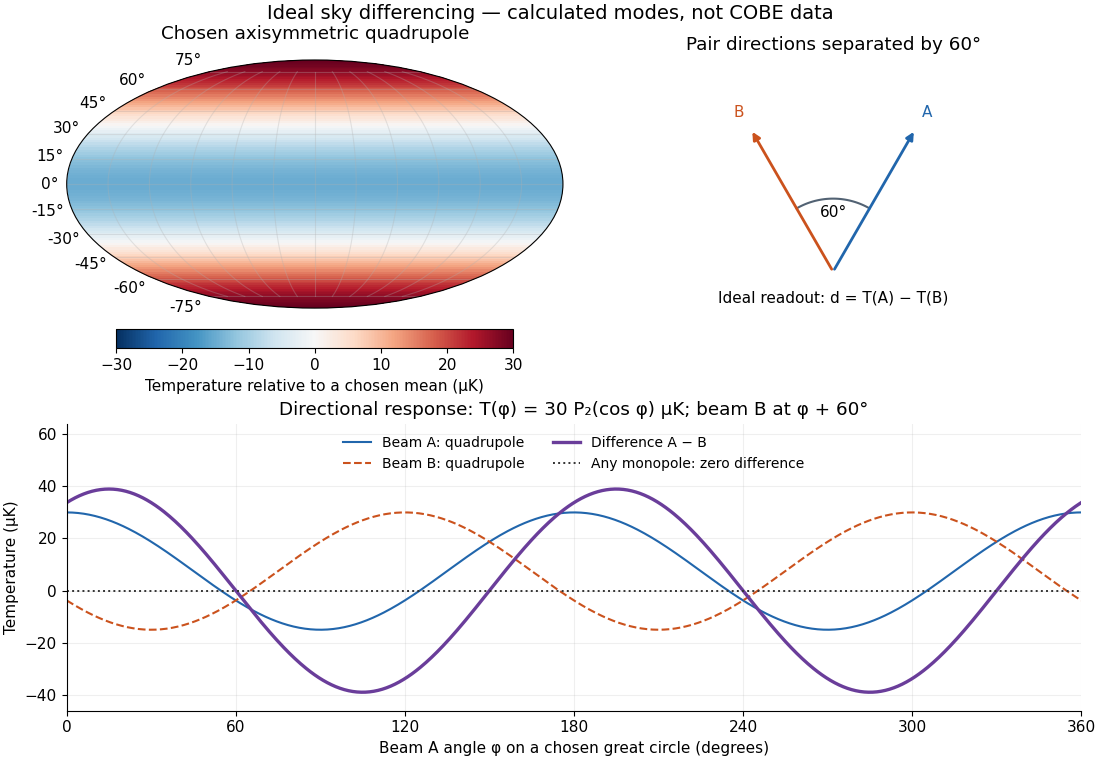

Reproduce this figure in Python.
"""Original quadrupole sky and ideal directional-difference illustration.

Run from _media; tested with Python 3.14, NumPy 2.3.5, Matplotlib 3.10.7.
No measured COBE data. The great-circle scan is deliberately incomplete.
"""
from pathlib import Path
import numpy as np
import matplotlib.pyplot as plt

BASENAME = Path(__file__).stem
Q = 30.0
ALPHA = np.pi/3


def main():
    plt.rcParams.update({'font.size': 11, 'axes.spines.top': False,
                         'axes.spines.right': False, 'figure.facecolor': 'white'})
    fig = plt.figure(figsize=(11, 7.6), layout='constrained')
    grid = fig.add_gridspec(2, 2, height_ratios=[1, 1.15])
    ax = fig.add_subplot(grid[0, 0], projection='mollweide')
    lon = np.linspace(-np.pi, np.pi, 241)
    lat = np.linspace(-np.pi/2, np.pi/2, 121)
    ll, bb = np.meshgrid(lon, lat)
    sky = Q * (3*np.sin(bb)**2-1)/2
    im = ax.pcolormesh(ll, bb, sky, cmap='RdBu_r', vmin=-Q, vmax=Q, shading='auto', rasterized=True)
    ax.grid(alpha=.3); ax.set_xticklabels([])
    ax.set_title('Chosen axisymmetric quadrupole', pad=15)
    fig.colorbar(im, ax=ax, orientation='horizontal', shrink=.8, pad=.05,
                 label='Temperature relative to a chosen mean (μK)')
    ax = fig.add_subplot(grid[0, 1]); ax.set_aspect('equal'); ax.axis('off')
    ax.set(xlim=(-1.25, 1.25), ylim=(-.5, 1.55))
    ax.set_title('Pair directions separated by 60°')
    origin = np.array([0., -.2])
    for angle, label, color in [(60, 'A', '#2166ac'), (120, 'B', '#cb521d')]:
        end = origin + 1.35*np.array([np.cos(np.deg2rad(angle)), np.sin(np.deg2rad(angle))])
        ax.annotate('', xy=end, xytext=origin, arrowprops={'arrowstyle': '-|>', 'lw': 2, 'color': color})
        ax.text(end[0]*1.15, end[1]+.1, label, ha='center', color=color)
    arc = np.linspace(np.pi/3, 2*np.pi/3, 60)
    ax.plot(.6*np.cos(arc), -.2+.6*np.sin(arc), color='#526273')
    ax.text(0, .25, '60°', ha='center')
    ax.text(0, -.45, 'Ideal readout: d = T(A) − T(B)', ha='center')
    ax = fig.add_subplot(grid[1, :])
    phi = np.linspace(0, 2*np.pi, 721)
    ta = Q*(3*np.cos(phi)**2-1)/2
    tb = Q*(3*np.cos(phi+ALPHA)**2-1)/2
    ax.plot(np.rad2deg(phi), ta, color='#2166ac', lw=1.5, label='Beam A: quadrupole')
    ax.plot(np.rad2deg(phi), tb, color='#cb521d', lw=1.5, ls='--', label='Beam B: quadrupole')
    ax.plot(np.rad2deg(phi), ta-tb, color='#6a3d9a', lw=2.4, label='Difference A − B')
    ax.axhline(0, color='#333333', lw=1.4, ls=':', label='Any monopole: zero difference')
    ax.set(xlim=(0, 360), ylim=(-46, 64), xticks=np.arange(0, 361, 60),
           xlabel='Beam A angle φ on a chosen great circle (degrees)', ylabel='Temperature (μK)',
           title='Directional response: T(φ) = 30 P₂(cos φ) μK; beam B at φ + 60°')
    ax.grid(alpha=.2); ax.legend(loc='upper center', ncol=2, fontsize=10, frameon=False)
    fig.suptitle('Ideal sky differencing — calculated modes, not COBE data', fontsize=14)
    fig.savefig(BASENAME+'.png', dpi=100, facecolor='white', transparent=False)
    plt.close(fig)


if __name__ == '__main__':
    main()
